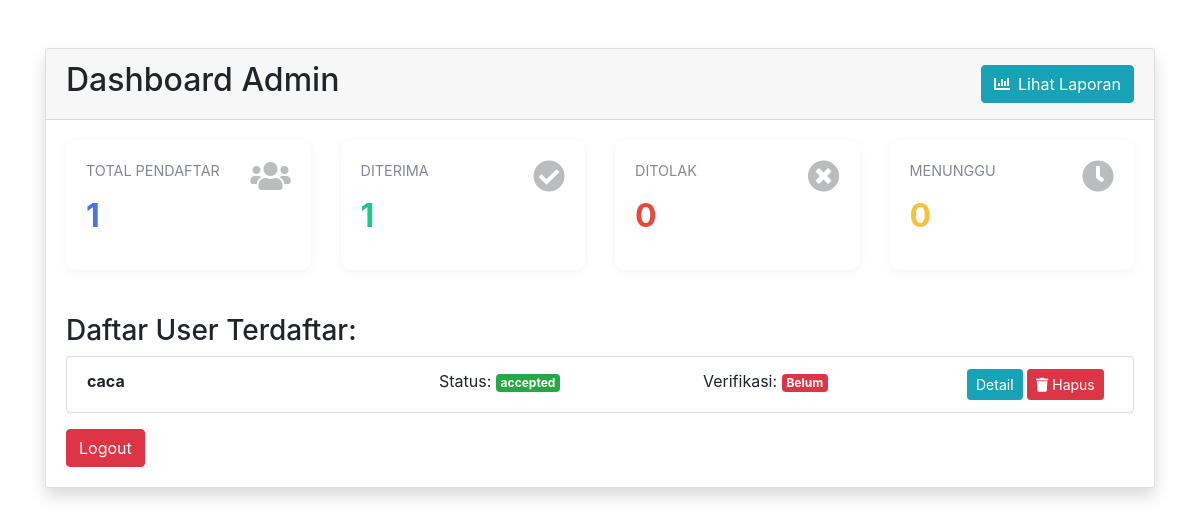
Page /admin_dashboard on the committed database.
### models.py (models this page shows, shortened)
class User(UserMixin, db.Model):
    __tablename__ = 'user'
    id = db.Column(db.Integer, primary_key=True)
    username = db.Column(db.String(80), unique=True, nullable=False)
    password = db.Column(db.String(120), nullable=False)
    role = db.Column(db.String(20), nullable=False, default='user')
    status = db.Column(db.String(20), nullable=False, default='pending')
    full_name = db.Column(db.String(100))
    phone = db.Column(db.String(20))
    address = db.Column(db.String(200))
    jurusan = db.Column(db.String(50))
    bukti_pembayaran = db.Column(db.String(200))
    ijasah = db.Column(db.String(200))
    foto_diri = db.Column(db.String(200))
    payment_status = db.Column(db.String(20), default='unpaid')  # unpaid/pending/paid
    payment_proof = db.Column(db.String(200))
    bank_name = db.Column(db.String(50))
    sender_name = db.Column(db.String(100))

### factory.py (the view)
    @app.route('/admin_dashboard')
    def admin_dashboard():
        from models import User
        users = User.query.filter(User.role != 'admin').all()
        return render_template("admin_dashboard.html", users=users,
                             total_pendaftar=len(users),
                             total_diterima=len([u for u in users if u.status == 'accepted']),
                             total_ditolak=len([u for u in users if u.status == 'rejected']),
                             total_pending=len([u for u in users if u.status == 'pending']))

### templates/admin_dashboard.html (shortened to what this page needs)
<!DOCTYPE html>
<html>
<head>
  <link href="https://maxcdn.bootstrapcdn.com/bootstrap/4.5.2/css/bootstrap.min.css" rel="stylesheet">
  <link rel="stylesheet" href="https://cdnjs.cloudflare.com/ajax/libs/font-awesome/5.15.1/css/all.min.css">
</head>
<body>
  <div class="container mt-5">
    <div class="card shadow">
      <div class="card-header d-flex justify-content-between align-items-center">
        <h2>Dashboard Admin</h2>
        <a href="{{ url_for('admin_report') }}" class="btn btn-info">
          <i class="fas fa-chart-bar mr-2"></i>Lihat Laporan
        </a>
      </div>
      <div class="card-body">
        <div class="row mb-4">
          <div class="col-md-3">
            <div class="stats-card">
              <i class="fas fa-users stats-icon"></i>
              <div class="stats-label">Total Pendaftar</div>
              <div class="stats-value">{{ users|length }}</div>
            </div>
          </div>
          <div class="col-md-3">
            <div class="stats-card success">
              <i class="fas fa-check-circle stats-icon"></i>
              <div class="stats-label">Diterima</div>
              <div class="stats-value">{{ users|selectattr('status', 'equalto', 'accepted')|list|length }}</div>
            </div>
          </div>
          <div class="col-md-3">
            <div class="stats-card danger">
              <i class="fas fa-times-circle stats-icon"></i>
              <div class="stats-label">Ditolak</div>
              <div class="stats-value">{{ users|selectattr('status', 'equalto', 'rejected')|list|length }}</div>
            </div>
          </div>
          <div class="col-md-3">
            <div class="stats-card warning">
              <i class="fas fa-clock stats-icon"></i>
              <div class="stats-label">Menunggu</div>
              <div class="stats-value">{{ users|selectattr('status', 'equalto', 'pending')|list|length }}</div>
            </div>
          </div>
        </div>
        <h3>Daftar User Terdaftar:</h3>
        <ul class="list-group">
          {% for u in users %}
            <li class="list-group-item">
              <div class="row">
                <div class="col-md-4">
                  <strong>{{ u.full_name or u.username }}</strong>
                </div>
                <div class="col-md-3">
                  Status: <span class="badge badge-{{ 'success' if u.status == 'accepted' else 'warning' }}">{{ u.status }}</span>
                </div>
                <div class="col-md-3">
                  Verifikasi: <span class="badge badge-{{ 'success' if u.is_verified else 'danger' }}">
                    {{ 'Sudah' if u.is_verified else 'Belum' }}
                  </span>
                </div>
                <div class="col-md-2">
                  <a href="/admin/detail/{{ u.id }}" class="btn btn-sm btn-info">Detail</a>
                  <form action="{{ url_for('admin_delete', user_id=u.id) }}" method="POST" style="display:inline;"
                        onsubmit="return confirm('Apakah Anda yakin ingin menghapus siswa ini?');">
                    <button type="submit" class="btn btn-sm btn-danger">
                      <i class="fas fa-trash"></i> Hapus
                    </button>
                  </form>
                </div>
              </div>
            </li>
          {% endfor %}
        </ul>
        <a href="/logout" class="btn btn-danger mt-3">Logout</a>
      </div>
    </div>
  </div>
</body>
</html>

### templates/admin_dashboard.html (style rules this page uses)
.stats-card { border-radius: 10px; padding: 20px; margin-bottom: 20px; background: white; box-shadow: 0 2px 10px rgba(0,0,0,0.05); transition: all 0.3s ease; }
.stats-value { font-size: 2rem; font-weight: bold; margin: 10px 0; color: #4e73df; }
.stats-label { color: #858796; font-size: 0.9rem; text-transform: uppercase; }
.stats-icon { float: right; font-size: 2rem; opacity: 0.3; }
.stats-card.success .stats-value { color: #1cc88a; }
.stats-card.danger .stats-value { color: #e74a3b; }
.stats-card.warning .stats-value { color: #f6c23e; }

### rows in the picture
User: full_name "caca", status "accepted", is_verified "Belum"

### other values in the picture
{{ users|length }} "1"
{{ users|selectattr('status', 'equalto', 'accepted')|list|length }} "1"
{{ users|selectattr('status', 'equalto', 'rejected')|list|length }} "0"
{{ users|selectattr('status', 'equalto', 'pending')|list|length }} "0"
